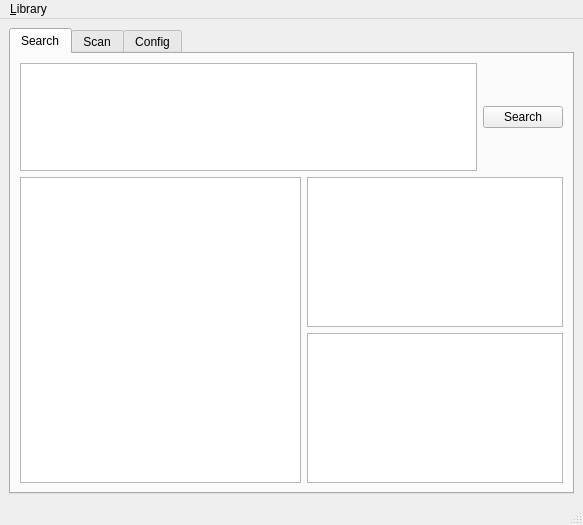
<?xml version="1.0" encoding="UTF-8"?>
<ui version="4.0">
 <class>MainWindow</class>
 <widget class="QMainWindow" name="MainWindow">
  <property name="geometry">
   <rect>
    <x>0</x>
    <y>0</y>
    <width>583</width>
    <height>525</height>
   </rect>
  </property>
  <property name="windowTitle">
   <string>Personal Documents library</string>
  </property>
  <widget class="QWidget" name="centralwidget">
   <layout class="QVBoxLayout" name="verticalLayout">
    <item>
     <widget class="QTabWidget" name="tabWidget">
      <property name="currentIndex">
       <number>0</number>
      </property>
      <widget class="QWidget" name="search">
       <attribute name="title">
        <string>Search</string>
       </attribute>
       <layout class="QVBoxLayout" name="verticalLayout_4">
        <item>
         <layout class="QHBoxLayout" name="horizontalLayout">
          <property name="sizeConstraint">
           <enum>QLayout::SetDefaultConstraint</enum>
          </property>
          <item>
           <widget class="QTextEdit" name="search_text"/>
          </item>
          <item>
           <widget class="QPushButton" name="search_btn">
            <property name="text">
             <string>Search</string>
            </property>
           </widget>
          </item>
         </layout>
        </item>
        <item>
         <layout class="QHBoxLayout" name="horizontalLayout_2" stretch="1,0">
          <property name="sizeConstraint">
           <enum>QLayout::SetDefaultConstraint</enum>
          </property>
          <item>
           <widget class="QListWidget" name="search_result_list"/>
          </item>
          <item>
           <layout class="QVBoxLayout" name="verticalLayout_5">
            <item>
             <widget class="QTextBrowser" name="search_result_test"/>
            </item>
            <item>
             <widget class="QGraphicsView" name="search_result_graphics"/>
            </item>
           </layout>
          </item>
         </layout>
        </item>
       </layout>
      </widget>
      <widget class="QWidget" name="scan">
       <attribute name="title">
        <string>Scan</string>
       </attribute>
       <layout class="QVBoxLayout" name="verticalLayout_2">
        <item>
         <layout class="QHBoxLayout" name="horizontalLayout_3">
          <item>
           <widget class="QLabel" name="label">
            <property name="text">
             <string>Scan type</string>
            </property>
           </widget>
          </item>
          <item>
           <widget class="QComboBox" name="comboBox_2"/>
          </item>
         </layout>
        </item>
        <item>
         <widget class="QGroupBox" name="direct">
          <property name="title">
           <string>Scan</string>
          </property>
          <layout class="QHBoxLayout" name="horizontalLayout_5">
           <item>
            <widget class="QPlainTextEdit" name="scan_to">
             <property name="inputMethodHints">
              <set>Qt::ImhNone</set>
             </property>
             <property name="sizeAdjustPolicy">
              <enum>QAbstractScrollArea::AdjustToContentsOnFirstShow</enum>
             </property>
            </widget>
           </item>
           <item>
            <widget class="QPushButton" name="browse">
             <property name="text">
              <string>Browse...</string>
             </property>
            </widget>
           </item>
           <item>
            <widget class="QPushButton" name="scan_btn">
             <property name="text">
              <string>Scan</string>
             </property>
            </widget>
           </item>
          </layout>
         </widget>
        </item>
        <item>
         <widget class="QGroupBox" name="groupBox">
          <property name="title">
           <string>Commentaire</string>
          </property>
          <layout class="QVBoxLayout" name="verticalLayout_6">
           <item>
            <widget class="QPlainTextEdit" name="scan_comments">
             <property name="plainText">
              <string>Format conseiller:
Documents/&lt;entreprise&gt; - &lt;personne&gt; - &lt;N° client&gt;/&lt;categorie&gt;/&lt;nom&gt; - &lt;data&gt; - &lt;N° page&gt;</string>
             </property>
             <property name="textInteractionFlags">
              <set>Qt::TextSelectableByKeyboard|Qt::TextSelectableByMouse</set>
             </property>
            </widget>
           </item>
          </layout>
         </widget>
        </item>
        <item>
         <spacer name="verticalSpacer">
          <property name="orientation">
           <enum>Qt::Vertical</enum>
          </property>
          <property name="sizeHint" stdset="0">
           <size>
            <width>20</width>
            <height>40</height>
           </size>
          </property>
         </spacer>
        </item>
       </layout>
      </widget>
      <widget class="QWidget" name="config">
       <attribute name="title">
        <string>Config</string>
       </attribute>
       <layout class="QVBoxLayout" name="verticalLayout_3">
        <item>
         <widget class="QPlainTextEdit" name="config_yaml"/>
        </item>
        <item>
         <widget class="QDialogButtonBox" name="buttonBox">
          <property name="standardButtons">
           <set>QDialogButtonBox::Apply|QDialogButtonBox::Reset</set>
          </property>
         </widget>
        </item>
       </layout>
      </widget>
     </widget>
    </item>
   </layout>
  </widget>
  <widget class="QMenuBar" name="menubar">
   <property name="geometry">
    <rect>
     <x>0</x>
     <y>0</y>
     <width>583</width>
     <height>24</height>
    </rect>
   </property>
   <widget class="QMenu" name="menuUpdate_library">
    <property name="title">
     <string>&amp;Library</string>
    </property>
    <addaction name="actionUpdate"/>
   </widget>
   <addaction name="menuUpdate_library"/>
  </widget>
  <widget class="QStatusBar" name="statusbar"/>
  <action name="actionUpdate">
   <property name="text">
    <string>&amp;Update</string>
   </property>
  </action>
 </widget>
 <resources/>
 <connections/>
</ui>
